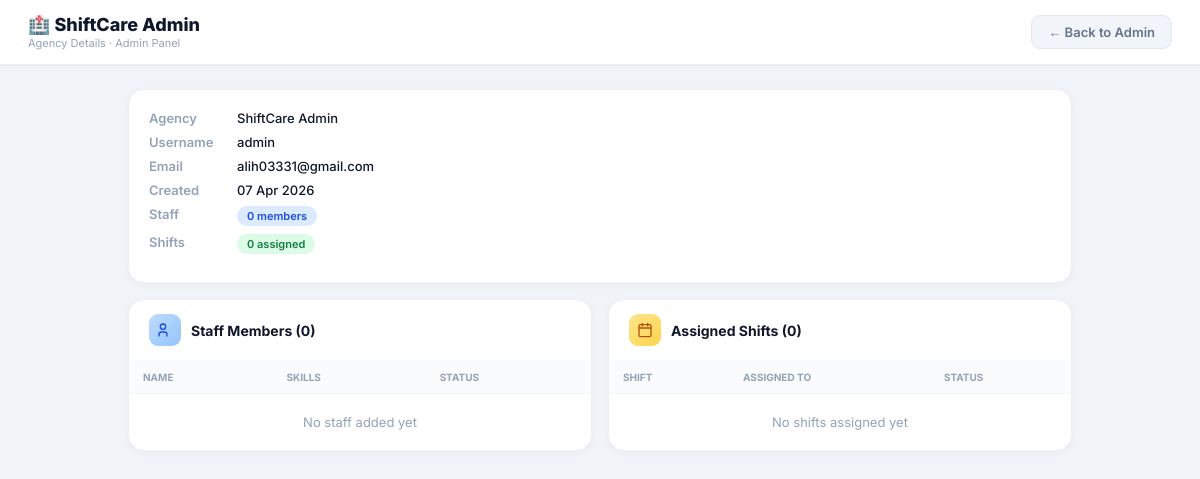
The app's page /admin/view_agency/1 (signed in), older data.
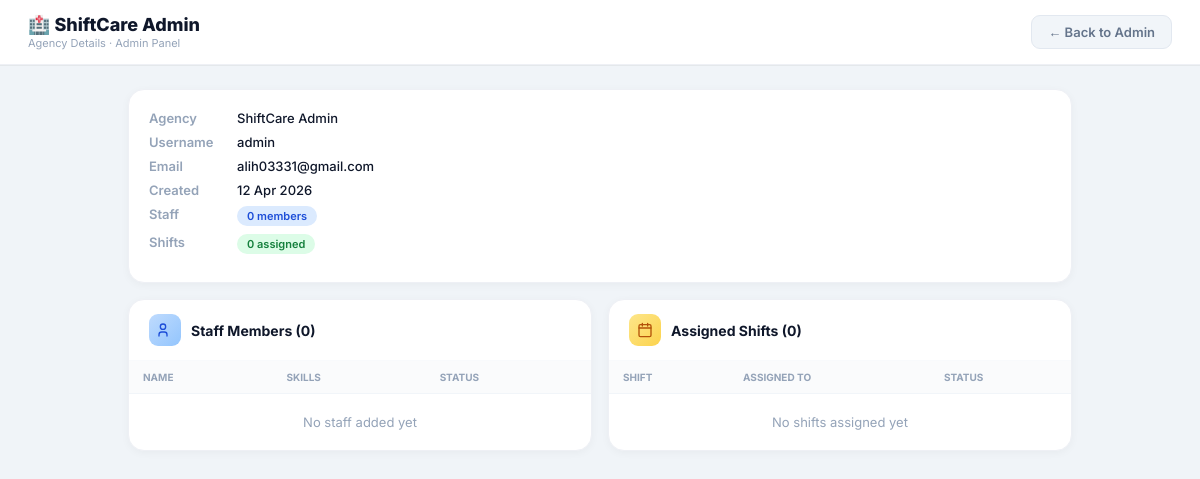
The same page, newer data.
### app.py (models this page shows, shortened)
class Agency(db.Model):
    id = db.Column(db.Integer, primary_key=True)
    name = db.Column(db.String(100), nullable=False)
    username = db.Column(db.String(50), unique=True, nullable=False)
    password = db.Column(db.String(100), nullable=False)
    email = db.Column(db.String(100), nullable=False)
    created_at = db.Column(db.DateTime, default=datetime.utcnow)
    is_admin = db.Column(db.Boolean, default=False)
    plan = db.Column(db.String(20), default="trial")
    trial_ends = db.Column(db.DateTime, default=lambda: datetime.utcnow() + timedelta(days=14))
    subscription_active = db.Column(db.Boolean, default=True)
    stripe_customer_id = db.Column(db.String(100), nullable=True)
    stripe_subscription_id = db.Column(db.String(100), nullable=True)
    carers = db.relationship("Carer", backref="agency", lazy=True, cascade="all, delete-orphan")
    shifts = db.relationship("Shift", backref="agency", lazy=True, cascade="all, delete-orphan")

### app.py (the view)
@app.route("/admin/view_agency/<int:agency_id>")
def view_agency(agency_id):
    if not session.get("is_admin"):
        return redirect("/login")
    agency = Agency.query.get(agency_id)
    carers = Carer.query.filter_by(agency_id=agency_id).all()
    shifts = Shift.query.filter_by(agency_id=agency_id).all()
    return render_template("admin_view.html", agency=agency, carers=carers, shifts=shifts)

### templates/admin_view.html (shortened to what this page needs)
<!DOCTYPE html>
<html lang="en">
<head>
</head>
<body>
<div class="topbar">
  <div>
    <div class="page-title">🏥 {{ agency.name }}</div>
    <div class="page-sub">Agency Details · Admin Panel</div>
  </div>
  <a href="/admin" class="back-btn">← Back to Admin</a>
</div>
<div class="content">
  <div class="info-card">
    <div class="info-row"><div class="info-label">Agency</div><div class="info-value">{{ agency.name }}</div></div>
    <div class="info-row"><div class="info-label">Username</div><div class="info-value">{{ agency.username }}</div></div>
    <div class="info-row"><div class="info-label">Email</div><div class="info-value">{{ agency.email }}</div></div>
    <div class="info-row"><div class="info-label">Created</div><div class="info-value">{{ agency.created_at.strftime('%d %b %Y') }}</div></div>
    <div class="info-row">
      <div class="info-label">Staff</div>
      <div class="info-value"><span class="badge bg-blue">{{ carers|length }} members</span></div>
    </div>
    <div class="info-row">
      <div class="info-label">Shifts</div>
      <div class="info-value"><span class="badge bg-green">{{ shifts|length }} assigned</span></div>
    </div>
  </div>
  <div class="grid-2">
    <div class="card">
      <div class="card-head">
        <div class="chi chi-blue">
          <svg width="16" height="16" viewBox="0 0 24 24" fill="none"><circle cx="9" cy="7" r="4" stroke="#1d4ed8" stroke-width="2"/><path d="M3 21v-2a4 4 0 014-4h4a4 4 0 014 4v2" stroke="#1d4ed8" stroke-width="2" stroke-linecap="round"/></svg>
        </div>
        <div><div class="cht">Staff Members ({{ carers|length }})</div></div>
      </div>
      <table>
        <tr><th>Name</th><th>Skills</th><th>Status</th></tr>
        {% if carers|length == 0 %}
        <tr><td colspan="3" class="empty">No staff added yet</td></tr>
        {% endif %}
      </table>
    </div>
    <div class="card">
      <div class="card-head">
        <div class="chi chi-amber">
          <svg width="16" height="16" viewBox="0 0 24 24" fill="none"><rect x="3" y="4" width="18" height="18" rx="2" stroke="#b45309" stroke-width="2"/><path d="M3 9h18M8 2v4M16 2v4" stroke="#b45309" stroke-width="2" stroke-linecap="round"/></svg>
        </div>
        <div><div class="cht">Assigned Shifts ({{ shifts|length }})</div></div>
      </div>
      <table>
        <tr><th>Shift</th><th>Assigned To</th><th>Status</th></tr>
        {% if shifts|length == 0 %}
        <tr><td colspan="3" class="empty">No shifts assigned yet</td></tr>
        {% endif %}
      </table>
    </div>
  </div>
</div>
</body>
</html>

Row changes from the older to the newer data that the page shows:
changed Agency "ShiftCare Admin": created_at "07 Apr 2026" → "12 Apr 2026"
